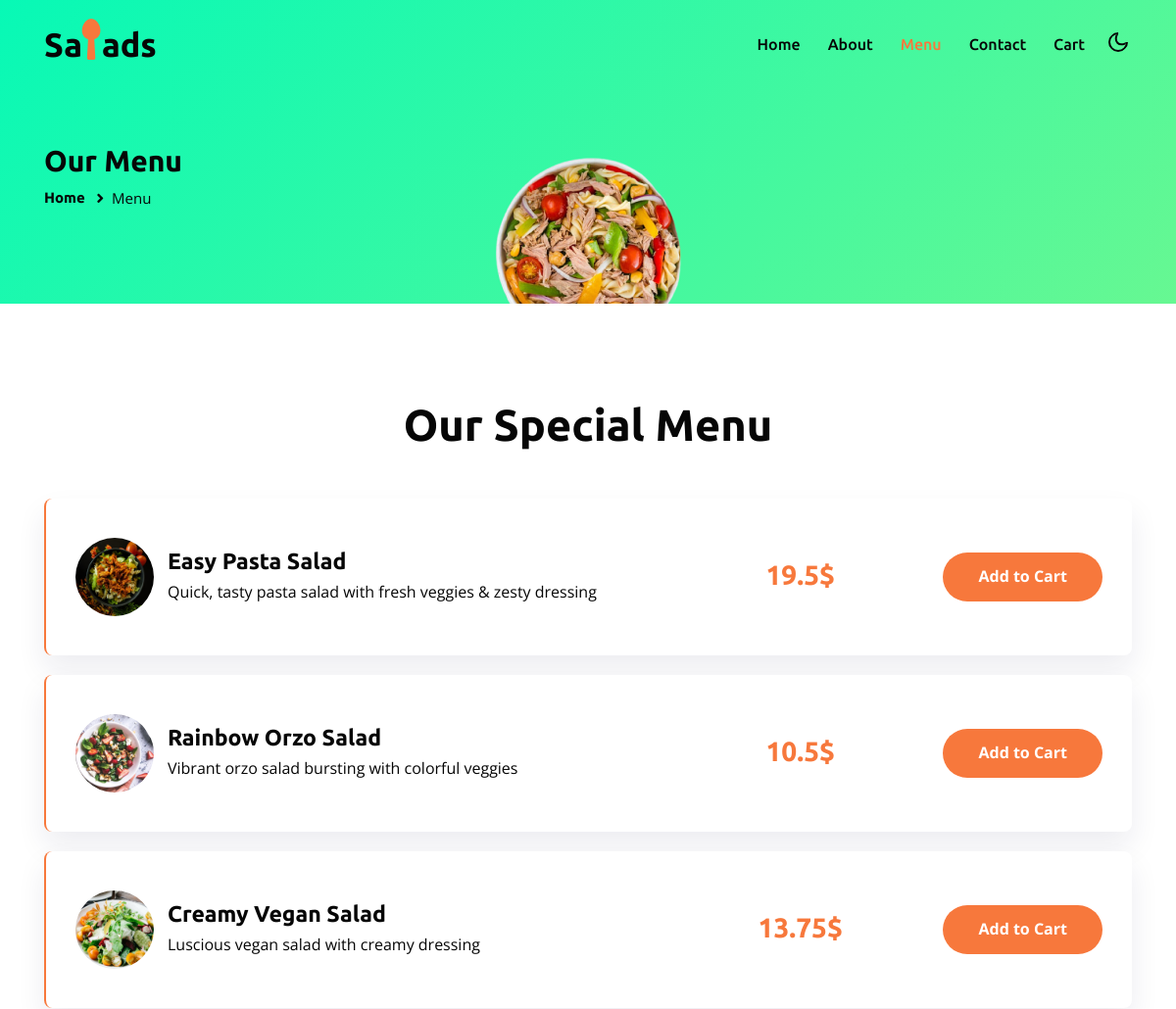
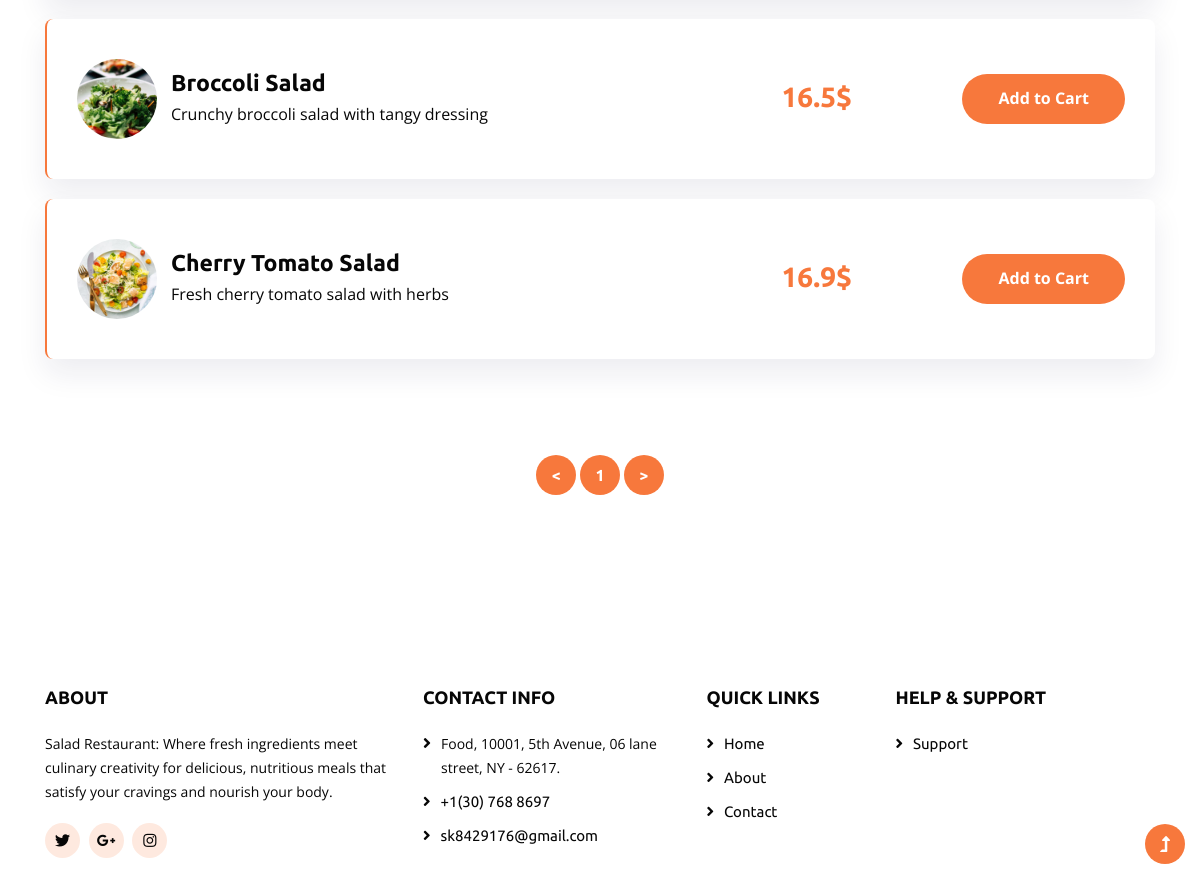
The page /menu on the database its author committed (2 pictures, top to bottom).
### WebsiteSalad.py (models this page shows)
class Product(db.Model):
    id = db.Column(db.Integer, primary_key=True)
    name = db.Column(db.String(128))
    description = db.Column(db.String(128))
    price = db.Column(db.Float)
    img = db.Column(db.String(256))

### WebsiteSalad.py (the view)
@app.route('/menu', methods=['GET'])
def menu():
    page = get_pagination_args(request.args)
    if int(page) == 0:
        page = 1
    products = Product.query.paginate(page=int(page), per_page=5)
    return render_template('menu.html', products=products, page=int(page))

### WebsiteSalad.py (called while the page is built)
def get_pagination_args(args):
    if 'page' not in args.keys():
        page = 1
    else:
        page = args['page']
    return page

### templates/menu.html (shortened to what this page needs)
<!doctype html>
<html lang="en">
<head>
    <link rel="stylesheet" href="{{ url_for('static', filename='css/style-starter.css') }}">
</head>
<body>
    <header id="site-header" class="fixed-top">
        <div class="container">
            <nav class="navbar navbar-expand-lg navbar-light">
                <a class="navbar-brand" href="/">Sa<i class="fas fa-utensil-spoon"></i>ads
                </a>
                <div class="collapse navbar-collapse" id="navbarScroll">
                    <ul class="navbar-nav ms-auto my-2 my-lg-0 navbar-nav-scroll">
                        <li class="nav-item">
                            <a class="nav-link" aria-current="page" href="/">Home</a>
                        </li>
                        <li class="nav-item">
                            <a class="nav-link" href="/about-us">About</a>
                        </li>
                        <li class="nav-item">
                            <a class="nav-link active" href="/menu">Menu</a>
                        </li>
                        <li class="nav-item">
                            <a class="nav-link" href="/contact">Contact</a>
                        </li>
                        <li class="nav-item">
                            <a class="nav-link" href="/cart/all">Cart</a>
                        </li>
                    </ul>
                <div class="cont-ser-position">
                    <nav class="navigation">
                        <div class="theme-switch-wrapper">
                            <label class="theme-switch" for="checkbox">
                                <div class="mode-container">
                                    <i class="gg-moon"></i>
                                </div>
                            </label>
                        </div>
                    </nav>
                </div>
            </nav>
        </div>
    </header>
    <section class="inner-banner py-5">
        <div class="w3l-breadcrumb py-lg-5">
            <div class="container">
                <div class="row">
                    <div class="col-sm-6">
                        <h4 class="inner-text-title font-weight-bold pt-5">Our Menu</h4>
                        <ul class="breadcrumbs-custom-path">
                            <li><a href="/">Home</a></li>
                            <li class="active"><i class="fas fa-angle-right mx-2"></i>Menu</li>
                        </ul>
                    </div>
                    <div class="col-sm-6 inner-banner-right text-center">
                        <img src="{{ url_for('static', filename='images/banner2.png')}}" alt="" class="img-fluid">
                    </div>
                </div>
            </div>
        </div>
    </section>
    <section class="w3l-menu-2 py-5">
        <div class="container py-md-5 py-4">
            <h3 class="title-style text-center mb-sm-5 mb-4">Our Special Menu</h3>
            <div class="pricing-style-w3ls">
                <div class="pricing-chart">
                    {% for product in products %}
                    <div class="price-box btn-layout bt6">
                        <div class="grid grid-column-2">
                            <div class="column1 d-flex align-items-center">
                                <a href="#img5">
                                    <img src="{{product.img}}" width="60px" alt="" class="img-responsive" />
                                </a>
                                <div class="job-info">
                                    <h6 class="pricehead"><a href="#link">{{product.name}}</a>
                                    </h6>
                                    <p class="mt-1">{{product.description}}</p>
                                </div>
                            </div>
                            <div class="column2 text-center mt-md-0 mt-4">
                                <p><Strong>{{product.price}}$</Strong></p>
                            </div>
                            <div class="column3 text-right">
                                <form action="/cart/add/{{ product.id }}" method="POST">
                                    <button type="submit" class="btn btn-style btn-style-primary mt-lg-0 mt-4">Add to Cart</button>
                                </form>
                            </div>
                        </div>
                    </div>
                    {% endfor %}
                </div>
            </div>
            <div class="pagination-style text-center mt-5 pt-lg-5 pt-2">
                <ul></li>
                        <li><a class="active" href="http://127.0.0.1:5000/menu?page={{page-1}}"> < </a></li>
                        <li><a class="active" href="#page">{{page}}</a></li>
                            <li><a class="active" href="http://127.0.0.1:5000/menu?page={{page+1}}"> > </a></li>
                </ul>
            </div>
        </div>
    </section>
    <footer class="w3l-footer-22 py-5">
        <div class="container py-md-5 py-4">
            <div class="row sub-columns">
                <div class="col-lg-4 col-sm-6 sub-one-left">
                    <h6>About </h6>
                    <p>Salad Restaurant: Where fresh ingredients meet culinary creativity for delicious,
                        nutritious meals that satisfy your cravings and nourish your body.</p>
                    <div class="columns-2">
                        <ul class="social">
                            <li><a href="https://twitter.com/" title="twitter"><span class="fab fa-twitter"
                                        aria-hidden="true"></span></a>
                            </li>
                            <li><a href="https://www.google.com/" title="google"><span class="fab fa-google-plus-g"
                                        aria-hidden="true"></span></a>
                            </li>
                            <li><a href="https://www.instagram.com/ynkerii/" title="instagram"><span class="fab fa-instagram"
                                        aria-hidden="true"></span></a>
                            </li>
                        </ul>
                    </div>
                </div>
                <div class="col-lg-3 col-sm-6 sub-two-right pl-lg-5 mt-sm-0 mt-4 pt-sm-0 pt-3">
                    <h6 class="footer-title-29">Contact Info </h6>
                    <ul class="lists-para-two">
                        <li class="para-footer-li">
                            <span class="fas fa-angle-right mr-2"></span>
                            <p> Food, 10001, 5th
                                Avenue, 06 lane street, NY - 62617.</p>
                        </li>
                        <li> <a href="tel:+1(21) 234 4567"><span class="fas fa-angle-right mr-2"></span>+1(30) 768
                                8697</a></li>
                        <li> <a href="mailto:info@example.com"><span
                                    class="fas fa-angle-right mr-2"></span>sk8429176@gmail.com</a></li>
                    </ul>
                </div>
                <div class="col-lg-2 col-sm-6 sub-two-right mt-lg-0 mt-4">
                    <h6>Quick links</h6>
                    <ul>
                        <li><a href="/"><span class="fas fa-angle-right mr-2"></span>Home</a></li>
                        <li><a href="/about-us"><span class="fas fa-angle-right mr-2"></span>About</a>
                        </li>
                        <li><a href="/contact"><span class="fas fa-angle-right mr-2"></span>Contact</a></li>
                    </ul>
                </div>
                <div class="col-lg-3 col-sm-6 sub-two-right pl-lg-5 mt-lg-0 mt-4">
                    <h6>Help & Support</h6>
                    <ul>
                        <li><a href="/contact"><span class="fas fa-angle-right mr-2"></span>Support</a></li>
                    </ul>
                </div>
            </div>
        </div>
    </footer>
    <button onclick="topFunction()" id="movetop" title="Go to top">
        <span class="fas fa-level-up-alt" aria-hidden="true"></span>
    </button>
</body>
</html>

### rows shown on the page
Product: shows a picture, name "Easy Pasta Salad", description "Quick, tasty pasta salad with fresh veggies & zesty dressing", price "19.5"
Product: img (picture), name "Rainbow Orzo Salad", description "Vibrant orzo salad bursting with colorful veggies", price "10.5"
Product: shows a picture, name "Creamy Vegan Salad", description "Luscious vegan salad with creamy dressing", price "13.75"
Product: shows a picture, name "Broccoli Salad", description "Crunchy broccoli salad with tangy dressing", price "16.5"
Product: shows a picture, name "Cherry Tomato Salad", description "Fresh cherry tomato salad with herbs", price "16.9"

### other values the page prints
{{ page }} "1"
